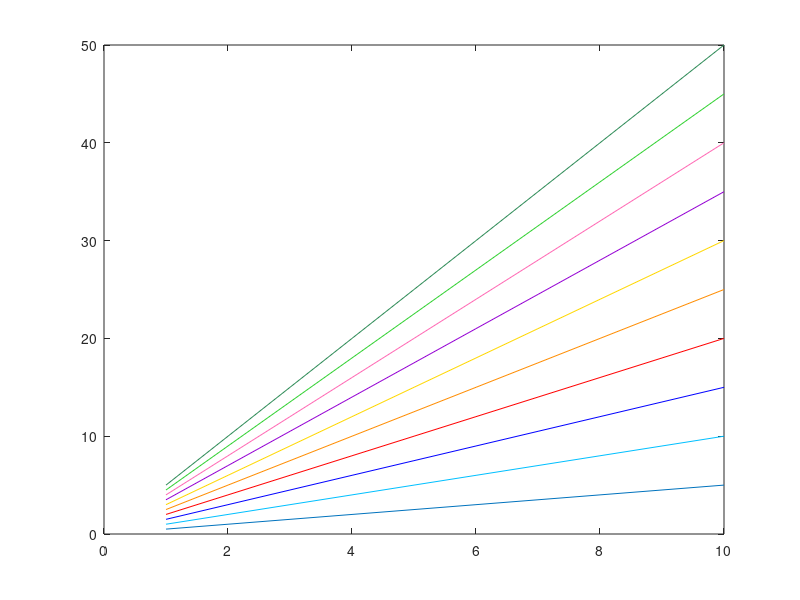

Here is the MATLAB script that generated this plot:
clear

blue = [0 0.4470 0.7410];
deep_sky_blue = [0 0.7490 1];
dark_blue = [0 0 1];
red = [0.6350 0.0780 0.1840];
new_red = [1 0 0];
orange = [0.8500 0.3250 0.0980];
new_orange = [1 0.5490 0];
yellow = [0.9290 0.6940 0.1250];
new_yellow = [1 1 0];
gold = [1 0.8431 0];
purple = [0.4940 0.1840 0.5560];
dark_violet = [0.5804 0 0.8274];
pink = [1 0.4 0.6];
new_pink = [1 0.4118 0.7059];
green = [0.4660 0.6740 0.1880];
lime_green = [0.1961 0.82 0.1961];
sea_green = [0.1804 0.5451 0.3412];

x = 1:10;
y_1 = 0.5.*x;
y_2 = x;
y_3 = 1.5.*x;
y_4 = 2.*x;
y_5 = 2.5.*x;
y_6 = 3.*x;
y_7 = 3.5.*x;
y_8 = 4.*x;
y_9 = 4.5.*x;
y_10 = 5.*x;

plot(x, y_1, 'Color', blue)
hold on
plot(x, y_2, 'Color', deep_sky_blue)
hold on
plot(x, y_3, 'Color', dark_blue)
hold on
plot(x, y_4, 'Color', new_red)
hold on
plot(x, y_5, 'Color', new_orange)
hold on
plot(x, y_6, 'Color', gold)
hold on
plot(x, y_7, 'Color', dark_violet)
hold on
plot(x, y_8, 'Color', new_pink)
hold on
plot(x, y_9, 'Color', lime_green)
hold on
plot(x, y_10, 'Color', sea_green)
hold on
